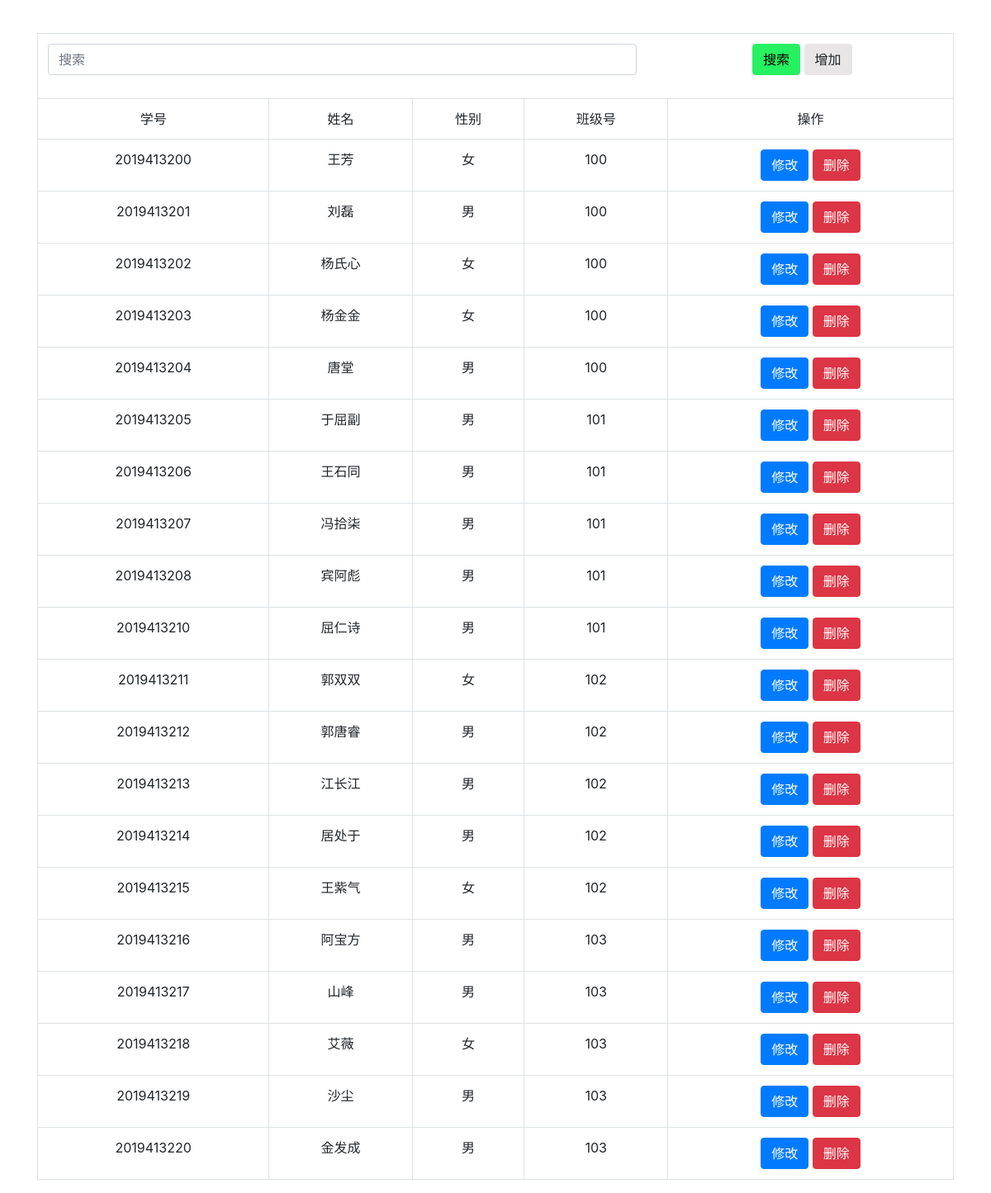
The app's page /iframe/xj.php (signed in) with its own data.
### tables this page shows
CREATE TABLE IF NOT EXISTS `xj_info` (
  `xj_id` int(10) NOT NULL COMMENT '学号',
  `xj_name` varchar(30) NOT NULL COMMENT '姓名',
  `xj_sex` varchar(2) NOT NULL COMMENT '性别',
  `bj_id` int(10) NOT NULL COMMENT '班级',
  PRIMARY KEY (`xj_id`),
  UNIQUE KEY `xj_id` (`xj_id`),
  KEY `fk_bj_id` (`bj_id`)
);

### iframe/xj.php (the view, shortened to what this page needs)
<!doctype html>
<html>
<head>
	<link rel="stylesheet" href="css/bootstrap.css"/>
</head>
<body>
	<div class="container" style="padding-top: 40px;">
			<table class="table table-bordered text-center">
				<tr>
					<td colspan="5">
						<div class="form-group">
							<div class="row">
								<div class="col-md-8">
									<input  type="text" class="form-control secbox" placeholder="搜索" />
								</div>
								<div class="col-md-4">
									<button class="btn btn-danger sec" style="background-color: #26F160; border: 1px #26F160 solid; color: #000;">搜索</button>
									<button class="btn btn-default add" data-toggle="modal" data-target="#addModal" style="background-color: #E8E6E6">增加</button>
								</div>
							</div>
						</div>
					</td>
				</tr>
				<tr>
					<td>学号</td>
					<td>姓名</td>
					<td>性别</td>
					<td>班级号</td>
					<td>操作</td>
				</tr>
				<?php
					$s_sql ="SELECT * FROM `xj_info`  \n"."ORDER BY `xj_info`.`xj_id` ASC";
					global $con;
					$res = mysqli_query($con,$s_sql);
					$count = mysqli_num_rows($res);
					if($count!=0){
						while ($userinfo = mysqli_fetch_array($res)) {
                    		$xj_id= $userinfo["xj_id"];
                    		$name= $userinfo["xj_name"];
                    		$sex= $userinfo["xj_sex"];
                    		$bjid= $userinfo["bj_id"];
                    		echo "<tr>";
							echo "<td>$xj_id</td><td>$name</td><td>$sex</td><td>$bjid</td>";
							echo "<td><button class=\"btn btn-primary btn-xs update\" data-toggle = \"modal\" data-target = \"#updateModal\">修改</button> <button class=\"btn btn-danger btn-xs del\">删除</button></td>";
                    		echo "</tr>";
						}
					};
				?>
			</table>
		</div>
</body>
</html>

### records on screen
xj_info: xj_id "2019413200", xj_name "王芳", xj_sex "女", bj "100"
xj_info: xj_id "2019413201", xj_name "刘磊", xj_sex "男", bj "100"
xj_info: xj_id "2019413202", xj_name "杨氏心", xj_sex "女", bj "100"
xj_info: xj_id "2019413203", xj_name "杨金金", xj_sex "女", bj "100"
xj_info: xj_id "2019413204", xj_name "唐堂", xj_sex "男", bj "100"
xj_info: xj_id "2019413205", xj_name "于屈副", xj_sex "男", bj "101"
xj_info: xj_id "2019413206", xj_name "王石同", xj_sex "男", bj "101"
xj_info: xj_id "2019413207", xj_name "冯拾柒", xj_sex "男", bj "101"
xj_info: xj_id "2019413208", xj_name "宾阿彪", xj_sex "男", bj "101"
xj_info: xj_id "2019413210", xj_name "屈仁诗", xj_sex "男", bj "101"
xj_info: xj_id "2019413211", xj_name "郭双双", xj_sex "女", bj "102"
xj_info: xj_id "2019413212", xj_name "郭唐睿", xj_sex "男", bj "102"
xj_info: xj_id "2019413213", xj_name "江长江", xj_sex "男", bj "102"
xj_info: xj_id "2019413214", xj_name "居处于", xj_sex "男", bj "102"
xj_info: xj_id "2019413215", xj_name "王紫气", xj_sex "女", bj "102"
xj_info: xj_id "2019413216", xj_name "阿宝方", xj_sex "男", bj "103"
xj_info: xj_id "2019413217", xj_name "山峰", xj_sex "男", bj "103"
xj_info: xj_id "2019413218", xj_name "艾薇", xj_sex "女", bj "103"
xj_info: xj_id "2019413219", xj_name "沙尘", xj_sex "男", bj "103"
xj_info: xj_id "2019413220", xj_name "金发成", xj_sex "男", bj "103"
